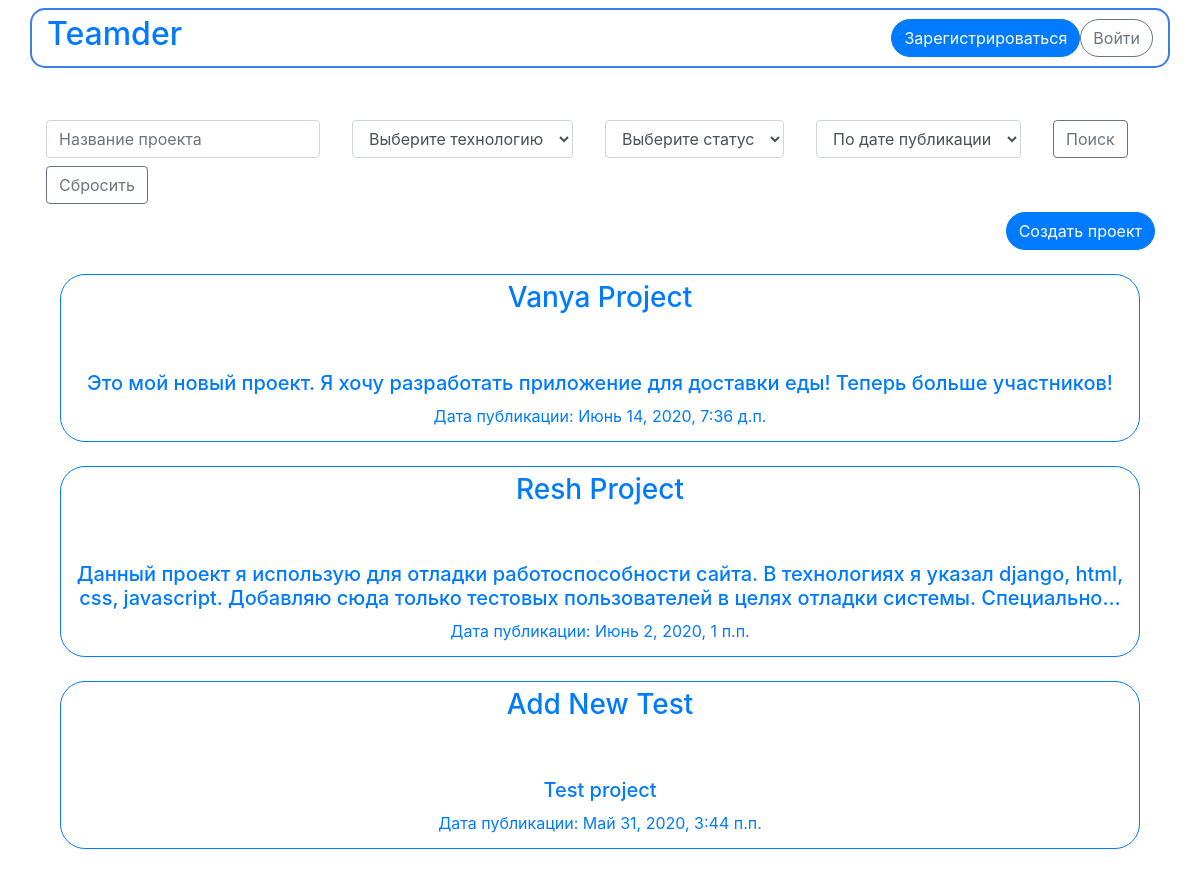
Page /projects/ (upper part) on the earlier database version.
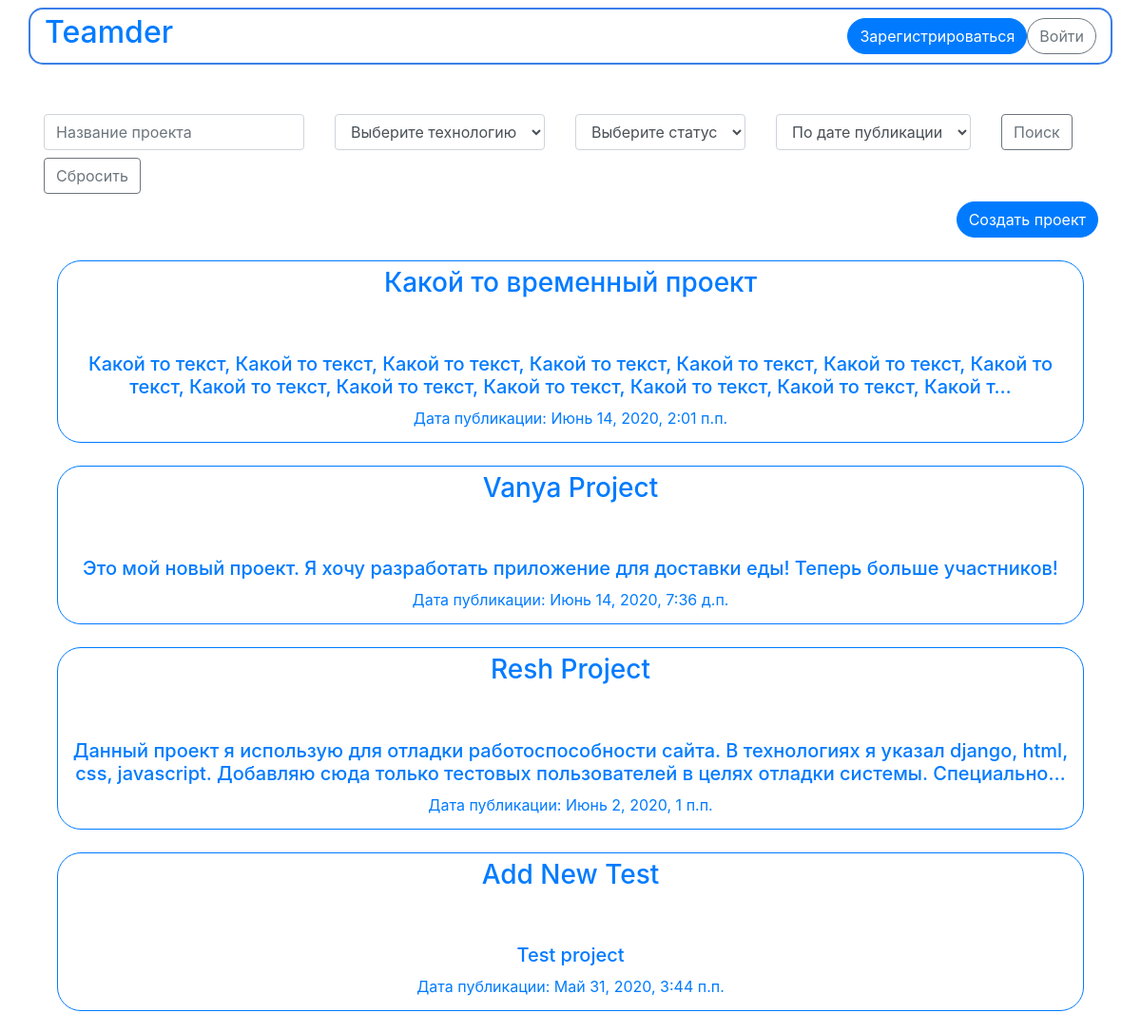
Same page on the later database version.
### teamder/apps/projects/models.py (models this page shows, shortened)
class Project(models.Model):
    project_name = models.CharField('название проекта', max_length=100)
    project_description = models.TextField('описание проекта', blank=True)
    pub_date = models.DateTimeField('дата публикции', default=timezone.now)
    creator = models.ForeignKey(get_user_model(), on_delete=models.CASCADE, null=True)
    members = models.ManyToManyField(get_user_model(), 'Участники', blank=True)
    members_count = models.IntegerField('Количество участников', default=1, blank=False)
    is_done = models.BooleanField('Проект завершен', default=False)
    technologies = models.ManyToManyField(
        Technology,
        related_name='project_set',
        verbose_name="технологии",
        blank=True)
    class Meta:
        verbose_name = 'Проект'
        verbose_name_plural = 'Проекты'

### teamder/apps/projects/views.py (the view)
# urls.py: path('', views.index, name='index'),
def index(request):
    tech = request.GET.get('tech')
    name = request.GET.get('name')
    name = '' if name is None else name
    status = request.GET.get('done')
    order = request.GET.get('order_by')
    projects_list = get_by_tech(tech)
    projects_list = get_by_name(projects_list, name)
    projects_list = get_by_status(projects_list, status)
    projects_list = get_order_by(projects_list, order)
    technology_list = Technology.objects.order_by('technology_name')
    context = {
        'projects_list': projects_list,
        'technology_list': technology_list,
        'selected_tech': tech,
        'selected_done': status,
        'selected_name': name,
        'selected_order': order,
    }
    return render(request, 'projects/list.html', context)

### teamder/apps/projects/views.py (called while the page is built)
def get_by_tech(parameter):
    return Technology.objects.get(technology_name=parameter).project_set.all() \
        if parameter != "" and parameter is not None else Project.objects.all()

def get_by_name(query, parameter):
    return query.filter(project_name__icontains=parameter) if parameter is not None else query

def get_by_status(query, parameter):
    if parameter == 'true':
        return query.filter(is_done=True)
    elif parameter == 'false':
        return query.filter(is_done=False)
    else:
        return query

def get_order_by(query, parameter):
    if parameter == 'name':
        return query.order_by('project_name')
    return query.order_by('-pub_date')

### teamder/templates/projects/list.html (shortened to what this page needs)
{% extends 'base.html' %}
{% block content %}
<div class="container">
    <div class="row">
        <form method="get" class="form-inline">
            <div class="form-group mx-sm-3 mb-2">
                <input id="search_name" type="search" name="name" value="{{selected_name}}" class="form-control" placeholder="Название проекта">
            </div>
            <div class="form-group mx-sm-3 mb-2" onclick="showCheckboxes()">
                <select id="search_tech" class="form-control" name="tech">
                    <option value="">Выберите технологию</option>
                </select>
            </div>
            <div class="form-group mx-sm-3 mb-2">
                <select id="search_done" name="done" class="form-control">
                    <option {% if selected_done == '' %}selected{% endif %} value="">Выберите статус</option>
                </select>
            </div>
            <div class="form-group mx-sm-3 mb-2">
                <select id="order_by" name="order_by" class="form-control">
                    <option {% if selected_order == 'pub_date' %}selected{% endif %} value="pub_date">По дате публикации</option>
                </select>
            </div>
            <div class="form-group mx-sm-3 mb-2">
                <input type="submit" value="Поиск" class="btn btn-outline-secondary">
            </div>
        </form>
        <form method="get">
            <div class="form-group mx-sm-3 mb-2">
                <input type="submit" value="Сбросить" class="btn btn-outline-secondary">
            </div>
        </form>
        {% if user.useraccount.user_current_project == None %}
        <div class="col-12 justify-content-end">
            <a href="{% url 'projects:add_new' %}"><button class="btn btn-primary" style="border-radius: 50px; float: right;">Создать проект</button></a>
        </div>
        {% endif %}
    </div>
    <br>
    {% if projects_list %}
        {% for project in projects_list %}
            <div class="container" style="">
                <a href="{% url 'projects:detail' project.id %}" style="text-decoration: none"><button class="btn btn-outline-primary btn-block" style=" font-size: 200%; border-radius: 25px; ">
                    <h3>{{ project.project_name }}</h3>
                    <br>
                        <h5> {{ project.project_description | truncatechars:200 }}</h5>
                        <h5> <small>Дата публикации: {{project.pub_date}}</small></h5>
                </button></a>
            </div>
            <br>
        {% endfor %}
    {% else %}
        <p>Проекты не найдены</p>
    {% endif %}
</div>
{% endblock %}

Differences in the rows shown:
added Project: project_name "Какой то временный проект", project_description "Какой то текст, Какой то текст, Какой то текст, Какой то текст, Какой то текст, Какой то текст, Какой то текст, Какой то текст, Какой то текст, Какой то текст, Какой то текст, Какой то текст, Какой т…", pub_date "Июнь 14, 2020, 2:01 п.п."
